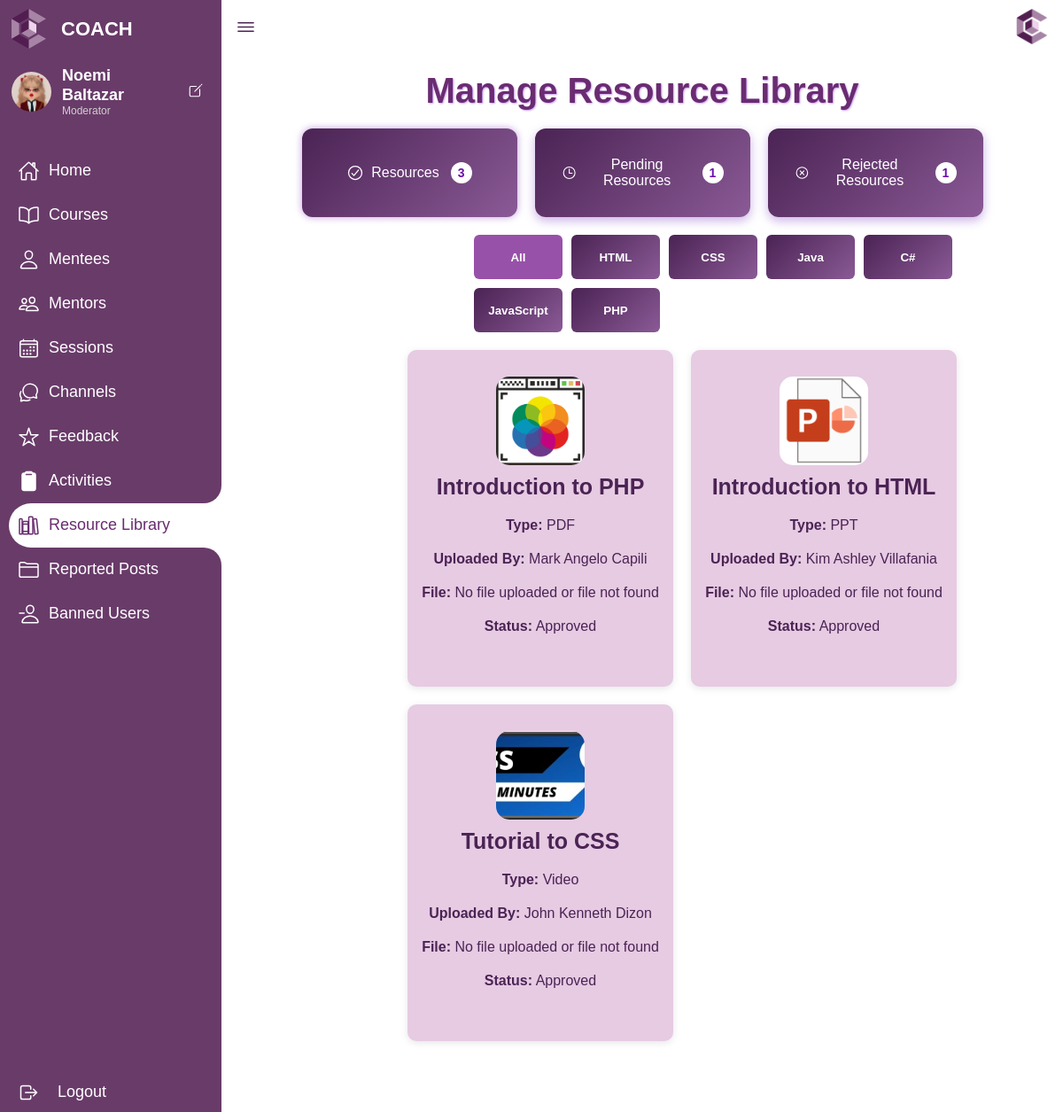
Before: /admin/resource.php (signed in) with the older database file.
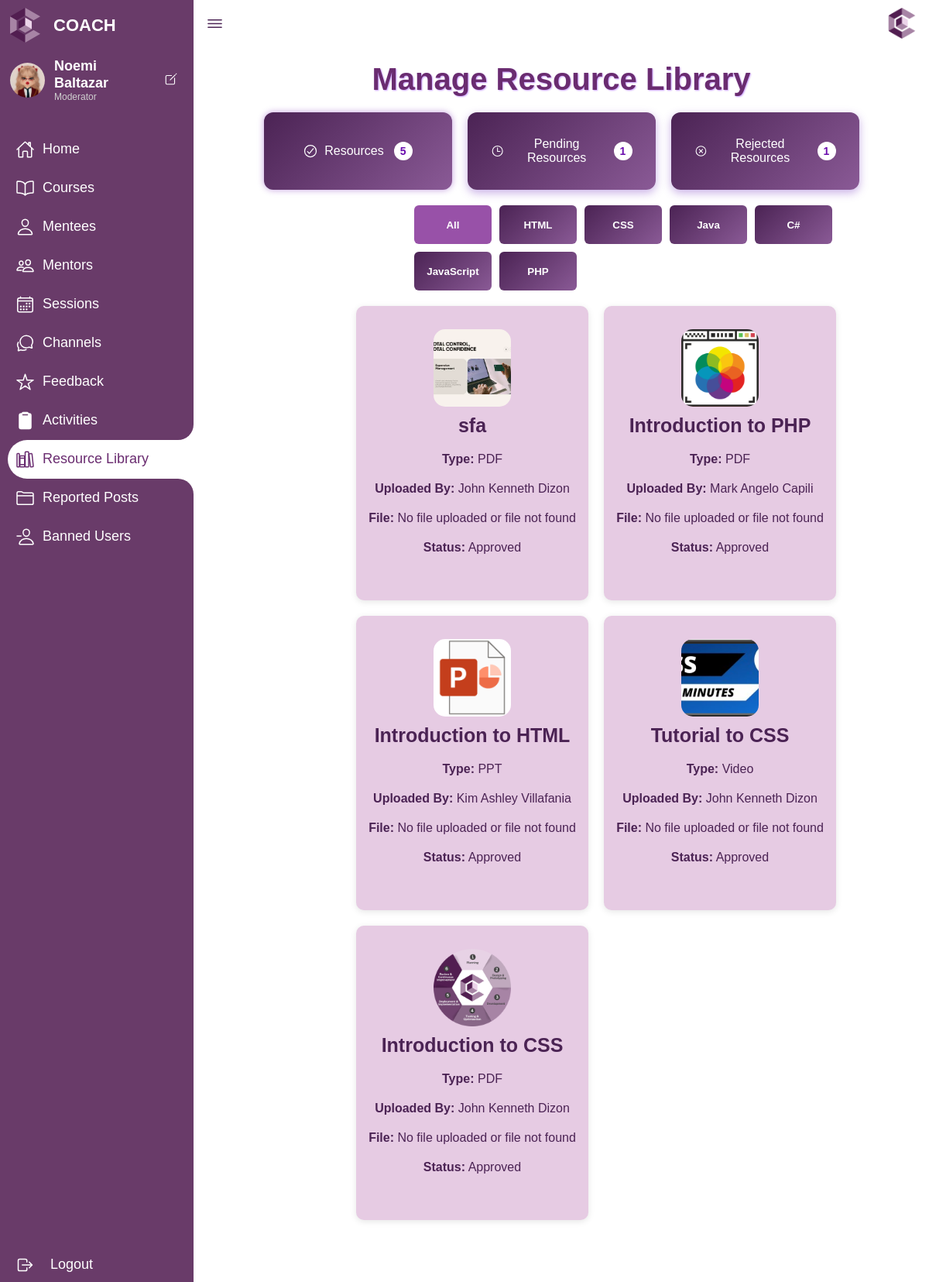
After: the same page with the newer database file.
### tables this page shows
CREATE TABLE `users` (
  `user_id` int(11) NOT NULL,
  `username` varchar(70) NOT NULL,
  `password` varchar(255) NOT NULL,
  `user_type` enum('Mentee','Mentor','Admin','Super Admin') NOT NULL,
  `first_name` varchar(100) DEFAULT NULL,
  `last_name` varchar(100) DEFAULT NULL,
  `email` varchar(80) NOT NULL,
  `icon` varchar(200) DEFAULT NULL,
  `dob` date DEFAULT NULL,
  `gender` varchar(30) DEFAULT NULL,
  `contact_number` varchar(100) DEFAULT NULL,
  `mentored_before` varchar(20) DEFAULT NULL,
  `mentoring_experience` text DEFAULT NULL,
  `area_of_expertise` varchar(100) DEFAULT NULL,
  `resume` varchar(200) DEFAULT NULL,
  `certificates` varchar(200) DEFAULT NULL,
  `assessment_score` int(20) DEFAULT NULL,
  `status` varchar(60) DEFAULT NULL,
  `reason` text DEFAULT NULL,
  `email_verification` varchar(50) DEFAULT NULL,
  `contact_verification` varchar(50) DEFAULT NULL,
  `full_address` varchar(100) DEFAULT NULL,
  `student` varchar(20) DEFAULT NULL,
  `student_year_level` varchar(30) DEFAULT NULL,
  `occupation` varchar(40) DEFAULT NULL,
  `to_learn` text DEFAULT NULL
);

CREATE TABLE `resources` (
  `Resource_ID` int(11) NOT NULL,
  `user_id` int(11) DEFAULT NULL,
  `UploadedBy` varchar(200) NOT NULL,
  `Resource_Title` varchar(200) NOT NULL,
  `Resource_Icon` varchar(200) NOT NULL,
  `Resource_Type` varchar(200) NOT NULL,
  `Resource_File` varchar(200) NOT NULL,
  `Category` varchar(70) NOT NULL,
  `Status` varchar(200) NOT NULL,
  `Reason` text NOT NULL
);

### admin/resource.php (the view, shortened to what this page needs)
<?php
require '../connection/db_connection.php';
$admin_id = $_SESSION['user_id'];
$admin_details_query = $conn->prepare("SELECT first_name, last_name, icon FROM users WHERE user_id = ?");
$admin_details_query->bind_param("i", $admin_id);
$admin_details_query->execute();
$admin_result = $admin_details_query->get_result();
$admin_info = $admin_result->fetch_assoc();
$admin_name = htmlspecialchars($admin_info['first_name'] . ' ' . $admin_info['last_name']);
$admin_icon = !empty($admin_info['icon']) ? htmlspecialchars($admin_info['icon']) : '../uploads/img/default_profile.png';
$admin_username = htmlspecialchars($_SESSION['username']);
$resources = [];
$sql = "SELECT r.*, u.first_name, u.last_name
        FROM resources r
        LEFT JOIN users u ON r.user_id = u.user_id
        ORDER BY r.Resource_ID DESC";
$res = $conn->query($sql);
if ($res && $res->num_rows > 0) {
  while ($row = $res->fetch_assoc()) {
    $resources[] = $row;
  }
}
$approvedCount = 0;
$pendingCount = 0;
$rejectedCount = 0;
foreach ($resources as $resource) {
    if ($resource['Status'] == 'Approved') {
        $approvedCount++;
    } elseif ($resource['Status'] == 'Under Review') {
        $pendingCount++;
    } elseif ($resource['Status'] == 'Rejected') {
        $rejectedCount++;
    }
}
?>
<!DOCTYPE html>
<html lang="en">
<head>
  <link rel="stylesheet" href="css/dashboard.css" />
  <link rel="stylesheet" href="css/resources.css" />
</head>
<body>
<nav>
  <div class="nav-top">
    <div class="logo">
      <div class="logo-image"><img src="../uploads/img/logo.png" alt="Logo"></div>
      <div class="logo-name">COACH</div>
    </div>
    <div class="admin-profile">
      <img src="<?php echo $admin_icon; ?>" alt="Admin Profile Picture" />
      <div class="admin-text">
        <span class="admin-name"><?php echo $admin_name; ?></span>
        <span class="admin-role">Moderator</span>
      </div>
      <a href="edit_profile.php?username=<?= urlencode($admin_username) ?>" class="edit-profile-link" title="Edit Profile">
        <ion-icon name="create-outline" class="verified-icon"></ion-icon>
      </a>
    </div>
  </div>
  <div class="menu-items">
    <ul class="navLinks">
      <li class="navList">
        <a href="#" onclick="window.location='dashboard.php'">
          <ion-icon name="home-outline"></ion-icon>
          <span class="links">Home</span>
        </a>
      </li>
      <li class="navList">
        <a href="#" onclick="window.location='courses.php'">
          <ion-icon name="book-outline"></ion-icon>
          <span class="links">Courses</span>
        </a>
      </li>
      <li class="navList">
        <a href="#" onclick="window.location='manage_mentees.php'">
          <ion-icon name="person-outline"></ion-icon>
          <span class="links">Mentees</span>
        </a>
      </li>
      <li class="navList">
        <a href="#" onclick="window.location='manage_mentors.php'">
          <ion-icon name="people-outline"></ion-icon>
          <span class="links">Mentors</span>
        </a>
      </li>
      <li class="navList">
        <a href="#" onclick="window.location='manage_session.php'">
          <ion-icon name="calendar-outline"></ion-icon>
          <span class="links">Sessions</span>
        </a>
      </li>
      <li class="navList">
        <a href="#" onclick="window.location='channels.php'">
          <ion-icon name="chatbubbles-outline"></ion-icon>
          <span class="links">Channels</span>
        </a>
      </li>
      <li class="navList"> <a href="feedbacks.php"> <ion-icon name="star-outline"></ion-icon>
                    <span class="links">Feedback</span>
                </a>
            </li>
      <li class="navList">
        <a href="#" onclick="window.location='activities.php'">
          <ion-icon name="clipboard"></ion-icon>
          <span class="links">Activities</span>
        </a>
      </li>
      <li class="navList active">
        <a href="#" onclick="window.location='resource.php'">
          <ion-icon name="library-outline"></ion-icon>
          <span class="links">Resource Library</span>
        </a>
      </li>
      <li class="navList">
          <a href="reports.php"><ion-icon name="folder-outline"></ion-icon>
              <span class="links">Reported Posts</span>
          </a>
      </li>
      <li class="navList">
          <a href="banned-users.php"><ion-icon name="person-remove-outline"></ion-icon>
              <span class="links">Banned Users</span>
          </a>
      </li>
    </ul>
    <ul class="bottom-link">
      <li class="logout-link">
        <a href="#" onclick="confirmLogout()" style="color: white; text-decoration: none; font-size: 18px;">
          <ion-icon name="log-out-outline"></ion-icon>
          Logout
        </a>
      </li>
    </ul>
  </div>
</nav>
  <section class="dashboard">
    <div class="top">
      <ion-icon class="navToggle" name="menu-outline"></ion-icon>
      <img src="../uploads/img/logo.png" alt="Logo"> </div>
    <div id="resourceLibraryContent" style="padding: 20px;">
    <h1 class="section-title" id="resourceTitle">Manage Resource Library</h1>
    <div class="dashboard">
      <div class="top-bar">
        <button class="filter-btn active" data-status="Approved">
          <ion-icon name="checkmark-circle-outline"></ion-icon>
          <span>Resources</span> <span id="approvedCount"><?php echo $approvedCount; ?></span>
        </button>
        <button class="filter-btn" data-status="Under Review">
          <ion-icon name="time-outline"></ion-icon>
          <span>Pending Resources</span> <span id="pendingresourceCount"><?php echo $pendingCount; ?></span>
        </button>
        <button class="filter-btn" data-status="Rejected">
          <ion-icon name="close-circle-outline"></ion-icon>
          <span>Rejected Resources</span> <span id="rejectedCount"><?php echo $rejectedCount; ?></span>
        </button>
      </div>
      <div class="category-bar">
        <button class="category-btn active" data-category="all">All</button>
        <button class="category-btn" data-category="HTML">HTML</button>
        <button class="category-btn" data-category="CSS">CSS</button>
        <button class="category-btn" data-category="Java">Java</button>
        <button class="category-btn" data-category="C#">C#</button>
        <button class="category-btn" data-category="JS">JavaScript</button>
        <button class="category-btn" data-category="PHP">PHP</button>
      </div>
      <div id="resourceContainer">
        <?php foreach ($resources as $resource): ?>
        <div class="resource-card"
             data-status="<?php echo htmlspecialchars($resource['Status']); ?>"
             data-category="<?php echo htmlspecialchars($resource['Category']); ?>">
          <?php if (!empty($resource['Resource_Icon']) && file_exists("../uploads/" . $resource['Resource_Icon'])): ?>
            <img src="../uploads/<?php echo htmlspecialchars($resource['Resource_Icon']); ?>" alt="Resource Icon" />
          <?php else: ?>
            <div class="no-image">No Image</div>
          <?php endif; ?>
          <h2><?php echo htmlspecialchars($resource['Resource_Title']); ?></h2>
          <p><strong>Type:</strong> <?php echo htmlspecialchars($resource['Resource_Type']); ?></p>
          <p><strong>Uploaded By:</strong> <?php echo htmlspecialchars($resource['first_name'] . ' ' . $resource['last_name']); ?></p>
          <?php if (!empty($resource['Resource_File']) && file_exists("../uploads/" . $resource['Resource_File'])): ?>
            <p><strong>File:</strong>
              <a href="view_resource.php?file=<?php echo urlencode($resource['Resource_File']); ?>&title=<?php echo urlencode($resource['Resource_Title']); ?>"
                 target="_blank" class="view-button">View</a>
            </p>
          <?php else: ?>
            <p><strong>File:</strong> No file uploaded or file not found</p>
          <?php endif; ?>
          <p class="status-label"><strong>Status:</strong> <?php echo htmlspecialchars($resource['Status']); ?></p>
        </div>
        <?php endforeach; ?>
      </div>
    </div>
  </div>
</section>
</body>
</html>

### admin/css/dashboard.css (style rules this page uses)
* { margin: 0; padding: 0; box-sizing: border-box; }
:root { --primary-color: #6a2c70; --nav-color: #693B69; --dash-color: #fff; --logo-color: #fff; --text-color: #000; --text-color-light: #333; --white: #fff; --border-color: #ccc; --toggle-color: #fff; --title-icon-color: #fff; --time-03: all 0.3s linear; --time-02: all 0.2s linear; }
body { width: 100%; min-height: 100vh; background-color: var(--dash-color); font-family: sans-serif; }
.admin-profile { display: flex; align-items: center; gap: 12px; padding: 20px 20px 15px; margin-left: -17px; }
.admin-profile img { width: 45px; height: 45px; border-radius: 50%; object-fit: cover; border: -5px solid #ffffff33; }
.admin-text { display: flex; flex-direction: column; line-height: 1.2; }
.admin-name { font-weight: 600; color: #ffffff; font-size:18px; }
.admin-role { font-size: 12px; color: #d0d0d0; }
.verified-icon { color: white; font-size: 18px; margin-left: auto; }
nav .menu-items { margin-top: 20px; display: flex; flex-direction: column; height: calc(100% - 100px); justify-content: space-between; }
nav .menu-items .bottom-link li { display: flex; align-items: center; padding: 10px 0; }
nav .menu-items .bottom-link li a { margin-top: -140px; display: flex; align-items: center; color: var(--white); text-decoration: none; }
nav .menu-items .bottom-link li a ion-icon { margin-right: 10px; }
nav { position: fixed; top: 0; left: 0; height: 100%; width: 250px; background-color: var(--nav-color); padding: 10px 0 10px 10px; transition: var(--time-03); }
nav .logo { display: flex; align-items: center; }
nav .logo-image { width: 45px; height: 45px; border-radius: 50%; }
nav .logo-image img { width: 45px; height: 45px; object-fit: cover; }
nav .logo .logo-name { font-size: 22px; font-weight: 600; color: var(--logo-color); margin-left: 14px; white-space: nowrap; transition: var(--time-02); }
nav .menu-items { margin-top: 20px; display: flex; flex-direction: column; height: calc(100% - 90px); justify-content: space-between; }
nav .menu-items li { list-style: none; }
nav .menu-items li a { display: flex; align-items: center; height: 50px; text-decoration: none; }
nav .menu-items li.active a { border-top-left-radius: 25px; border-bottom-left-radius: 25px; position: relative; }
nav .menu-items li a ion-icon { color: var(--white); font-size: 24px; min-width: 45px; }
nav .menu-items li a .links { font-size: 18px; color: var(--white); transition: var(--time-02); }
nav .menu-items li.active a { background-color: var(--dash-color); }
nav .menu-items li.active a:before { content: ''; position: absolute; width: 40px; height: 40px; right: 0; top: -40px; border-radius: 50%; box-shadow: 20px 20px var(--dash-color); pointer-events: none; }
nav .menu-items li.active a:after { content: ''; position: absolute; width: 40px; height: 40px; right: 0; bottom: -40px; border-radius: 50%; box-shadow: 20px -20px var(--dash-color); pointer-events: none; }
nav .menu-items li.active a .links { color: var(--primary-color); }
nav .menu-items li.active a ion-icon { color: var(--primary-color); }
.dashboard { position: relative; left: 250px; width: calc(100% - 250px); min-height: 100vh; background-color: var(--dash-color); padding: 10px 15px; transition: var(--time-03); }
.dashboard .top { position: fixed; background-color: var(--dash-color); display: flex; justify-content: space-between; align-items: center; left: 250px; top: 0; padding: 10px 15px; width: calc(100% - 250px); transition: var(--time-03); z-index: 100; }
.dashboard .top .navToggle { font-size: 25px; color: var(--text-color); cursor: pointer; }
.top img { width: 40px; height: 40px; border-radius: 50%; }

Changed rows visible on the page:
added resources: Resource_Icon (picture), Resource_Title "sfa", Resource_Type "PDF", user.last_name "John Kenneth Dizon", shows "File:", Status "Approved"
now on this page (row edited): resources: Resource_Icon (picture), Resource_Title "Introduction to CSS", Resource_Type "PDF", user.last_name "John Kenneth Dizon", shows "File:", Status "Approved"
Other visible differences:
$approvedCount: "3" → "5"
